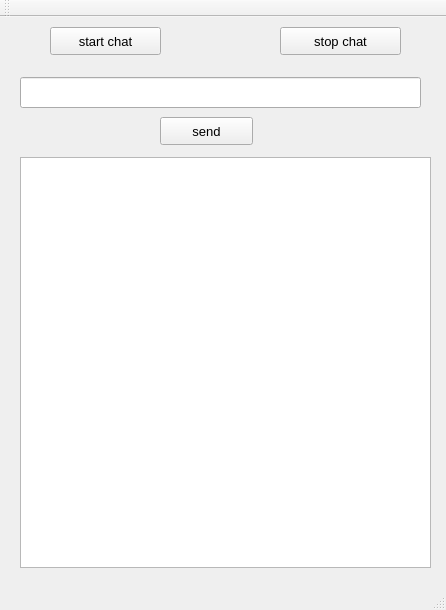
<?xml version="1.0" encoding="UTF-8"?>
<ui version="4.0">
 <class>MainWindow</class>
 <widget class="QMainWindow" name="MainWindow">
  <property name="geometry">
   <rect>
    <x>0</x>
    <y>0</y>
    <width>446</width>
    <height>610</height>
   </rect>
  </property>
  <property name="windowTitle">
   <string>MainWindow</string>
  </property>
  <widget class="QWidget" name="centralWidget">
   <widget class="QTextEdit" name="Display2">
    <property name="geometry">
     <rect>
      <x>20</x>
      <y>140</y>
      <width>411</width>
      <height>411</height>
     </rect>
    </property>
    <property name="font">
     <font>
      <pointsize>10</pointsize>
     </font>
    </property>
    <property name="readOnly">
     <bool>true</bool>
    </property>
   </widget>
   <widget class="QPushButton" name="send">
    <property name="geometry">
     <rect>
      <x>160</x>
      <y>100</y>
      <width>93</width>
      <height>28</height>
     </rect>
    </property>
    <property name="font">
     <font>
      <pointsize>10</pointsize>
     </font>
    </property>
    <property name="text">
     <string>send</string>
    </property>
   </widget>
   <widget class="QLineEdit" name="Display1">
    <property name="geometry">
     <rect>
      <x>20</x>
      <y>60</y>
      <width>401</width>
      <height>31</height>
     </rect>
    </property>
    <property name="font">
     <font>
      <pointsize>10</pointsize>
     </font>
    </property>
   </widget>
   <widget class="QPushButton" name="start">
    <property name="geometry">
     <rect>
      <x>50</x>
      <y>10</y>
      <width>111</width>
      <height>28</height>
     </rect>
    </property>
    <property name="font">
     <font>
      <pointsize>10</pointsize>
     </font>
    </property>
    <property name="text">
     <string>start chat</string>
    </property>
   </widget>
   <widget class="QPushButton" name="stop">
    <property name="geometry">
     <rect>
      <x>280</x>
      <y>10</y>
      <width>121</width>
      <height>28</height>
     </rect>
    </property>
    <property name="font">
     <font>
      <pointsize>10</pointsize>
     </font>
    </property>
    <property name="text">
     <string>stop chat</string>
    </property>
   </widget>
  </widget>
  <widget class="QMenuBar" name="menuBar">
   <property name="geometry">
    <rect>
     <x>0</x>
     <y>0</y>
     <width>446</width>
     <height>26</height>
    </rect>
   </property>
  </widget>
  <widget class="QToolBar" name="mainToolBar">
   <attribute name="toolBarArea">
    <enum>TopToolBarArea</enum>
   </attribute>
   <attribute name="toolBarBreak">
    <bool>false</bool>
   </attribute>
  </widget>
  <widget class="QStatusBar" name="statusBar"/>
 </widget>
 <layoutdefault spacing="6" margin="11"/>
 <resources/>
 <connections/>
</ui>
